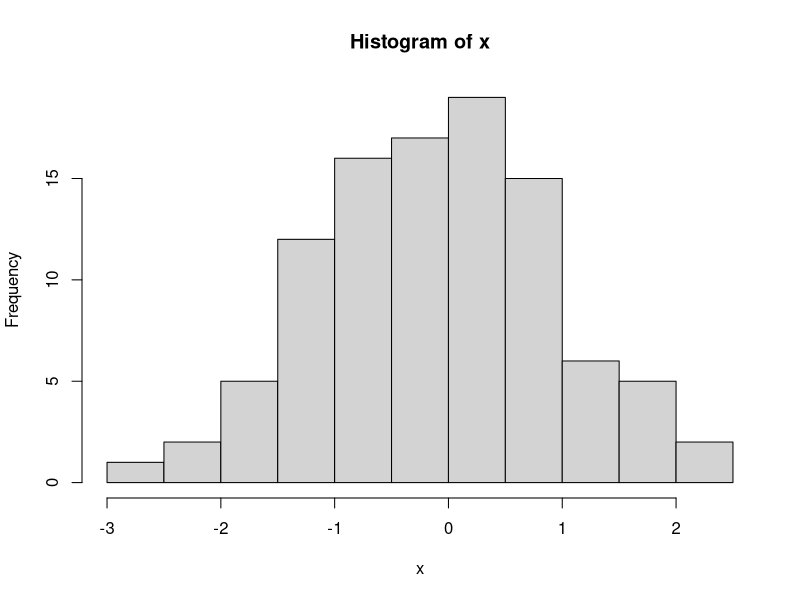
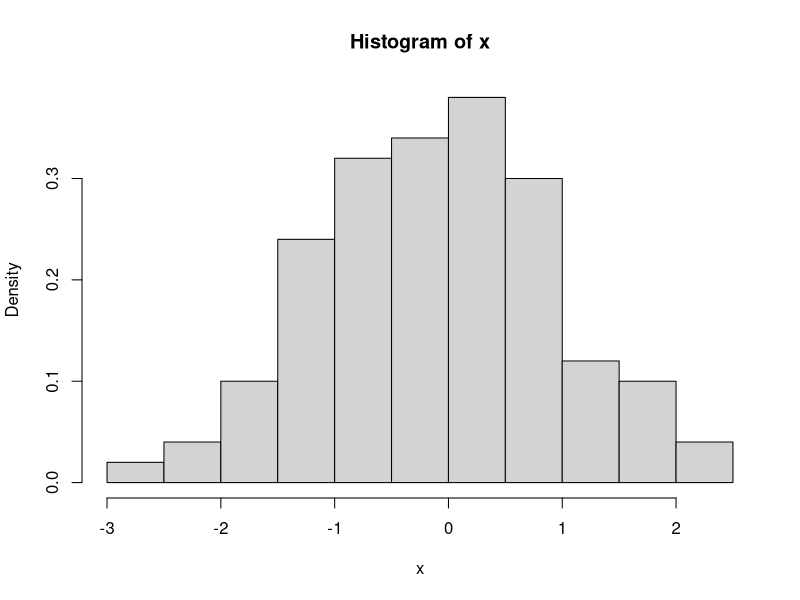
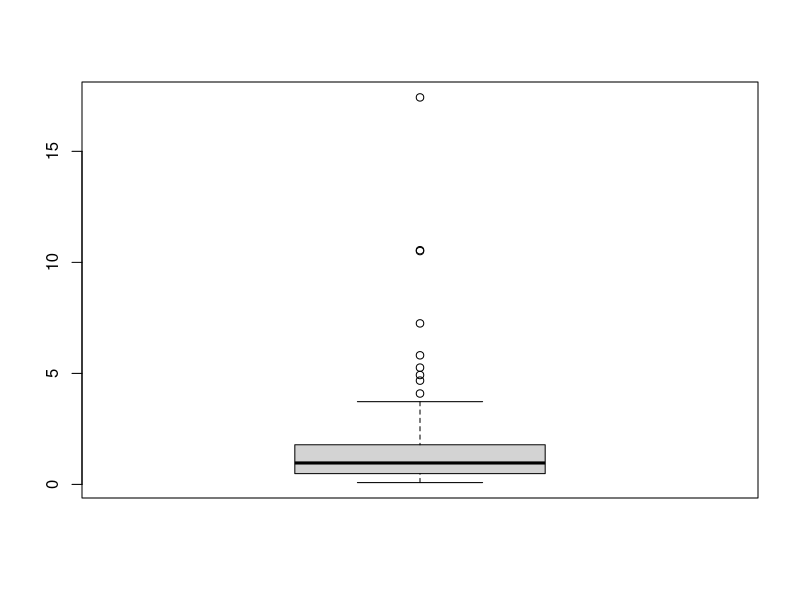
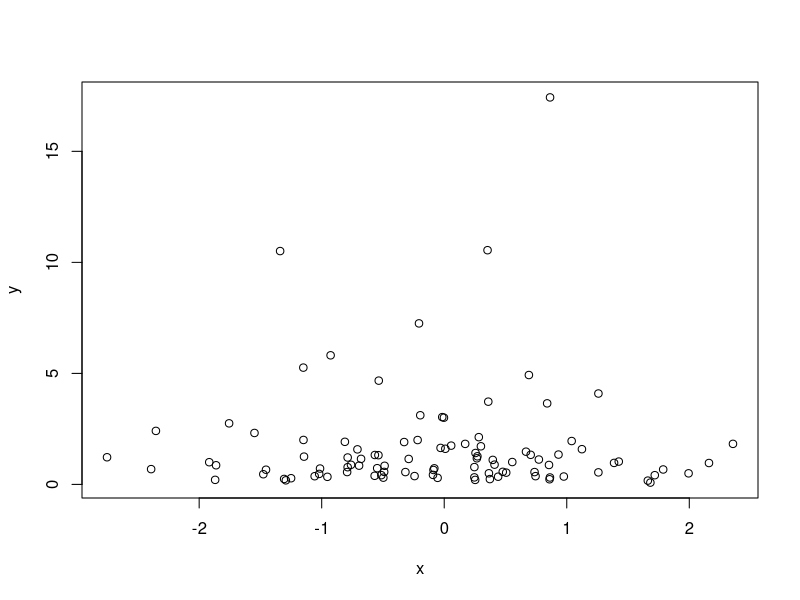
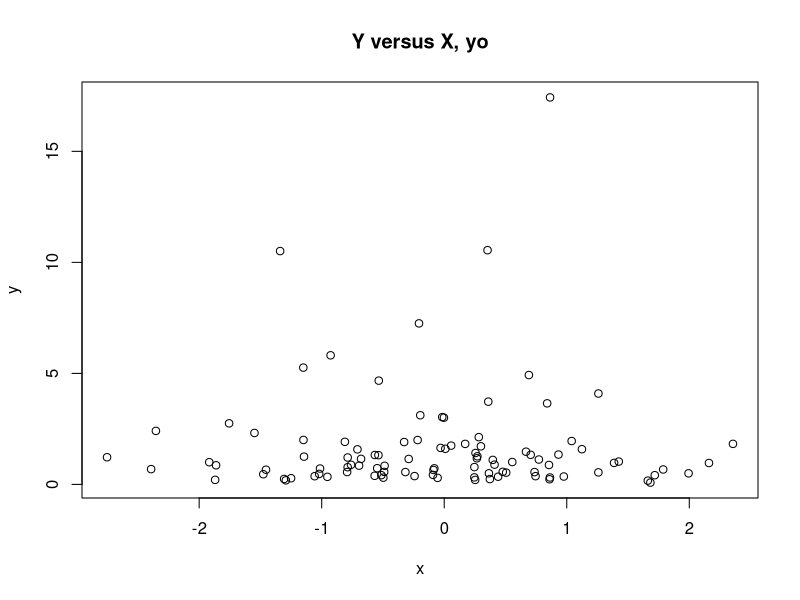

These figures' R source, in order:
# R has a really powerful base plotting system.
# We're going to go over the most basic of these options
# In a later session, we'll go over another way to do it

#generate some random data to plot
x <- rnorm(100)
y <- rlnorm(100)

# my favorite plot: the histogram
hist(x)

  # to get the percentages
  hist(x, freq=FALSE)

# sometimes boxplots are very insightful... those outliers!
boxplot(y)

# another doozy, the scatterplot
plot(y~x)              #yes, the tilde is important

  # add a basic title
  plot(y~x, main="Y versus X, yo")
  

# mosaic plot: you can use the plot function for two factors
